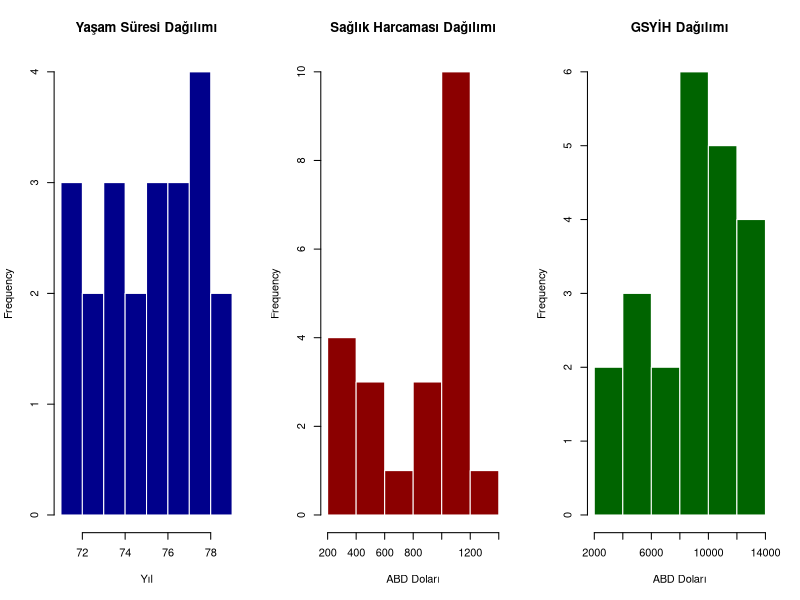
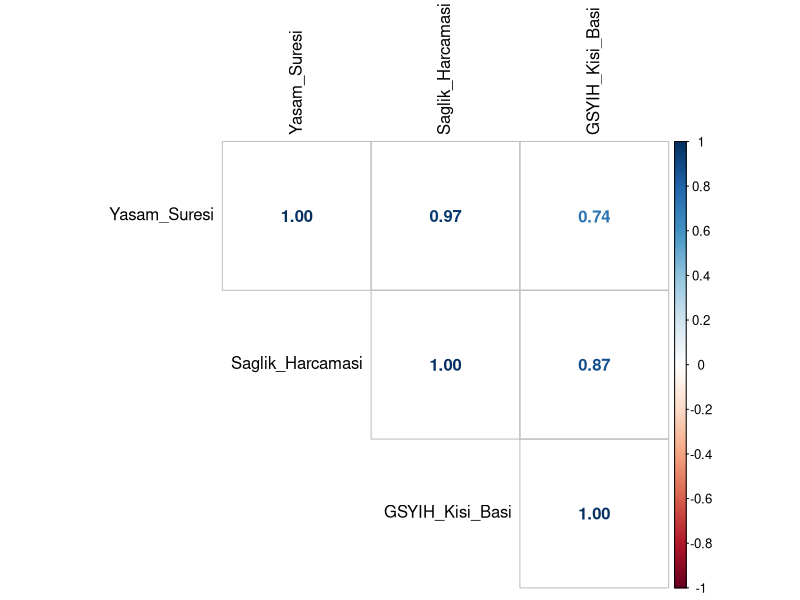
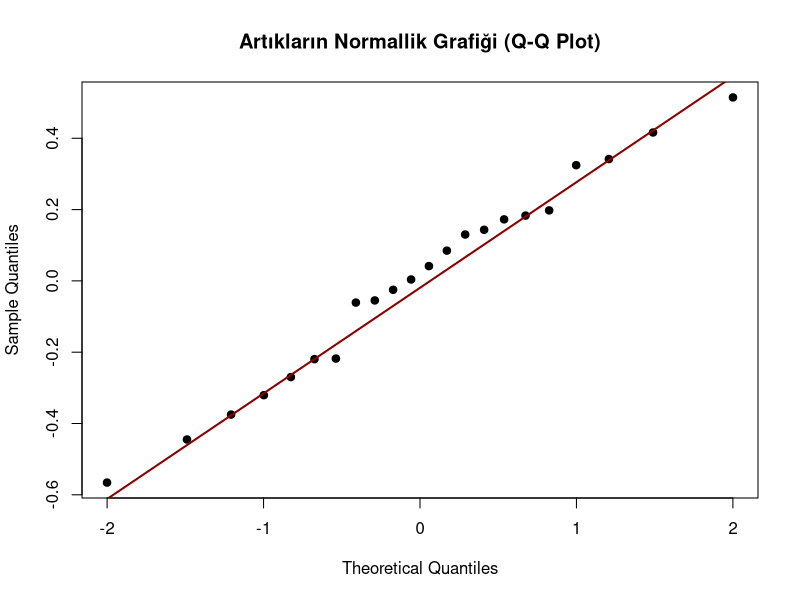
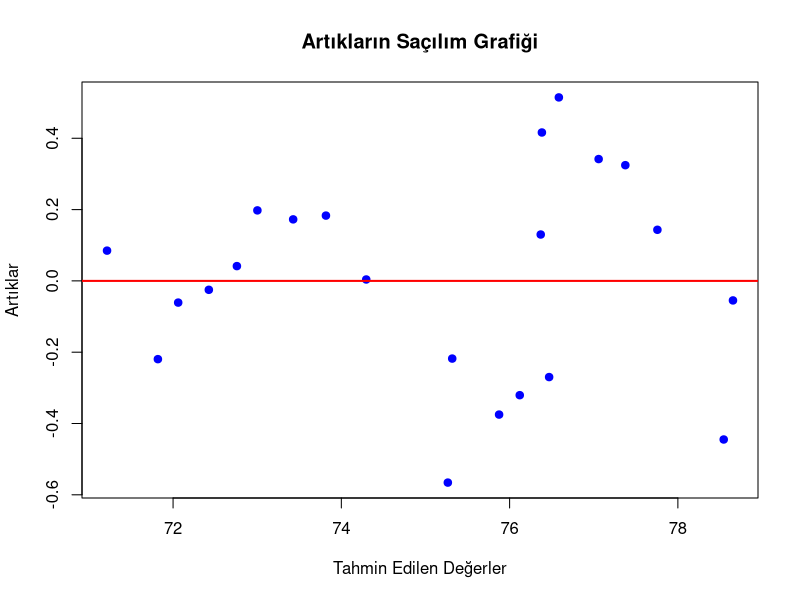

Here is the R script that generated these plots, in order:
# ==============================================================================
# PROJE: YAŞAM SÜRESİNİ ETKİLEYEN FAKTÖRLERİN ANALİZİ
# ==============================================================================

# 1. GEREKLİ KÜTÜPHANELERİN YÜKLENMESİ
# ------------------------------------------------------------------------------
library(corrplot) # Korelasyon matrisi görselleştime
library(lmtest)   # Breusch-Pagan ve Durbin-Watson testleri
library(car)      # VIF testi ve diğer diyagnostikler

# ------------------------------------------------------------------------------
# 2. VERİ SETİNİN OLUŞTURULMASI
# ------------------------------------------------------------------------------
# Bağımlı Değişken (Y) : Yasam_Suresi
# Bağımsız Değişken (X1): Saglik_Harcamasi
# Bağımsız Değişken (X2): GSYIH_Kisi_Basi

Veri <- data.frame(
  Yil = 2000:2021,
  Yasam_Suresi = c(71.3, 71.6, 72.0, 72.4, 72.8, 73.2, 73.6, 74.0, 74.3, 74.7, 
                   75.1, 75.5, 75.8, 76.2, 76.5, 76.8, 77.1, 77.4, 77.7, 77.9, 78.1, 78.6),
  Saglik_Harcamasi = c(220, 245, 290, 360, 450, 530, 600, 700, 810, 850, 
                       920, 1050, 1100, 1120, 1090, 1050, 1080, 1110, 1100, 1150, 1200, 1250),
  GSYIH_Kisi_Basi = c(4260, 3140, 3620, 4400, 5800, 7200, 7800, 9300, 10800, 9000, 
                      10700, 12500, 13100, 12600, 12100, 11000, 11200, 10600, 9400, 9600, 8600, 9600)
)

# Verinin ilk 6 satırını kontrol et
head(Veri)

# ------------------------------------------------------------------------------
# 3. BETİMSEL İSTATİSTİKLER VE DAĞILIMLAR
# ------------------------------------------------------------------------------
summary(Veri)

# Grafikleri yan yana çizdirmek için ekranı bölüyoruz (1 satır, 3 grafik)
par(mfrow=c(1,3))

hist(Veri$Yasam_Suresi, 
     main="Yaşam Süresi Dağılımı", xlab="Yıl", col="darkblue", border="white")

hist(Veri$Saglik_Harcamasi, 
     main="Sağlık Harcaması Dağılımı", xlab="ABD Doları", col="darkred", border="white")

hist(Veri$GSYIH_Kisi_Basi, 
     main="GSYİH Dağılımı", xlab="ABD Doları", col="darkgreen", border="white")

# Grafik ayarlarını sıfırla
par(mfrow=c(1,1))

# ------------------------------------------------------------------------------
# 4. KORELASYON ANALİZİ
# ------------------------------------------------------------------------------
# Değişkenler arasındaki ilişkiyi inceliyoruz
korelasyon_matrisi <- cor(Veri[c("Yasam_Suresi", "Saglik_Harcamasi", "GSYIH_Kisi_Basi")])
corrplot(korelasyon_matrisi, method = "number", type = "upper", tl.col = "black")


# ------------------------------------------------------------------------------
# 5. ÇOKLU DOĞRUSAL REGRESYON MODELİ
# ------------------------------------------------------------------------------
# Model: Yaşam Süresi ~ Sağlık Harcaması + GSYİH
model <- lm(Yasam_Suresi ~ Saglik_Harcamasi + GSYIH_Kisi_Basi, data = Veri)

# Model Sonuçları
summary(model)


# ------------------------------------------------------------------------------
# 6. VARSAYIM TESTLERİ (MODEL GÜVENİLİRLİĞİ)
# ------------------------------------------------------------------------------

# --- A) ARTIKLARIN NORMALLİĞİ ---
# H0: Artıklar normal dağılım gösterir.
# Yorum: p-değeri > 0.05 ise H0 reddedilemez (Normallik sağlanır).
print(shapiro.test(model$residuals))

# Normallik Grafiği (Q-Q Plot)
qqnorm(model$residuals, main = "Artıkların Normallik Grafiği (Q-Q Plot)", pch = 19)
qqline(model$residuals, col = "darkred", lwd = 2)


# --- B) DEĞİŞEN VARYANS (HOMOSKEDASTİSİTE) ---
# H0: Değişen varyans sorunu yoktur (Varyans sabittir).
# Yorum: p-değeri > 0.05 ise H0 reddedilemez (Varsayım sağlanır).
print(bptest(model))

# Saçılım Grafiği
plot(model$fitted.values, model$residuals,
     main = "Artıkların Saçılım Grafiği",
     xlab = "Tahmin Edilen Değerler", ylab = "Artıklar", pch = 19, col = "blue")
abline(h=0, col = "red", lwd = 2)


# --- C) OTOKORELASYON (DURBIN-WATSON) ---
# H0: Otokorelasyon yoktur.
# Yorum: DW istatistiği 2'ye yakınsa ve p > 0.05 ise sorun yoktur.
print(dwtest(model))


# --- D) ÇOKLU BAĞLANTI (MULTICOLLINEARITY) ---
# Bağımsız değişkenler arasındaki korelasyona bakıyoruz.
# Yorum: Katsayı 0.80'den büyükse güçlü ilişki vardır (Çoklu bağlantı riski).
print(cor(Veri[c("Saglik_Harcamasi", "GSYIH_Kisi_Basi")]))

# Alternatif: VIF Testi (Variance Inflation Factor)
# car kütüphanesi yüklü olduğu için bunu da kullanabilirsin. 
# Yorum: VIF değeri 10'dan (bazı kaynaklara göre 5'ten) küçük olmalı.
print(vif(model))
